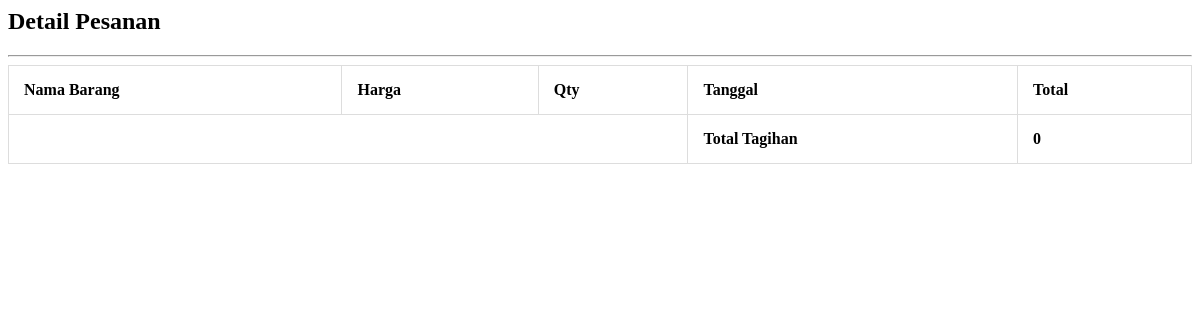
Page /detail-history.php?d=52 on the earlier database version.
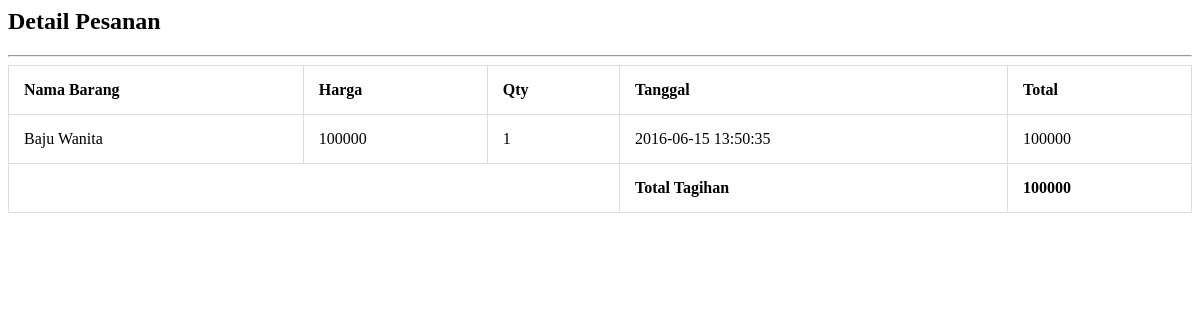
Same page on the later database version.
### tables this page shows
CREATE TABLE `cart` (
  `id` int(5) NOT NULL,
  `id_user` int(5) UNSIGNED NOT NULL,
  `id_produk` int(5) UNSIGNED NOT NULL,
  `id_header_transaction` int(5) UNSIGNED NOT NULL,
  `qty` int(10) NOT NULL,
  `date` datetime NOT NULL,
  `status_pemesan` enum('buy','checkout') NOT NULL
);

CREATE TABLE `product` (
  `id_product` int(10) UNSIGNED NOT NULL,
  `code_product` varchar(30) NOT NULL,
  `name_product` varchar(50) NOT NULL,
  `id_category` int(5) UNSIGNED NOT NULL,
  `description_product` text NOT NULL,
  `price_product` decimal(19,0) NOT NULL,
  `status_product` enum('public','draft') NOT NULL,
  `date_product` datetime NOT NULL,
  `stock_product` bigint(10) NOT NULL,
  `picture_product` text NOT NULL
);

### detail-history.php (the view, shortened to what this page needs)
<?php
$sql = "
SELECT
    user.fullname,
    user.city,
    user.address,
    user.poscode,
    user.phone,
    user.country,
    product.name_product,
    product.price_product,
    cart.qty,
    cart.date,
    cart.id_header_transaction
FROM `cart`
INNER JOIN user
    ON cart.id_user = user.id
LEFT OUTER JOIN product
    ON cart.id_produk = product.id_product
WHERE cart.id_header_transaction = '".$_GET['d']."'";
$total = 0;
?>
<div class="login" style="margin:0 auto;">
<article id="detail">
<h2>Detail Pesanan</h2><hr>
<table id="table1" class="gtable sortable">
  <thead>
    <tr>
      <th>Nama Barang</th>
      <th>Harga</th>
      <th>Qty</th>
      <th>Tanggal</th>
      <th>Total</th>
      </tr>
  </thead>
  <tbody class="ui-sortable">
    <?php
      include "config/koneksi.php";
      $query = mysqli_query($koneksi, $sql);
      while($data = mysqli_fetch_array($query)){
      $total += ($data['qty'] * $data['price_product']);
    ?>
    <tr>
      <td><?php echo $data['name_product']; ?></td>
      <td><?php echo $data['price_product']; ?></td>
      <td><?php echo $data['qty']; ?></td>
      <td><?php echo $data['date']; ?></td>
      <td><?php echo ($data['qty'] * $data['price_product']); ?></td>
    </tr>
    <?php } ?>
    <tr>
      <td colspan="3" style="text-align:right"></td>
      <td style="text-align:left"><strong>Total Tagihan</strong></td>
      <td><strong><?php echo $total; ?></strong></td>
    </tr>
  </tbody>
</table>
</article>

Differences in the rows shown:
added cart: product.name_product "Baju Wanita", product.price_product "100000", qty "1", date "2016-06-15 13:50:35"
Other differences:
$total: "0" → "100000"
